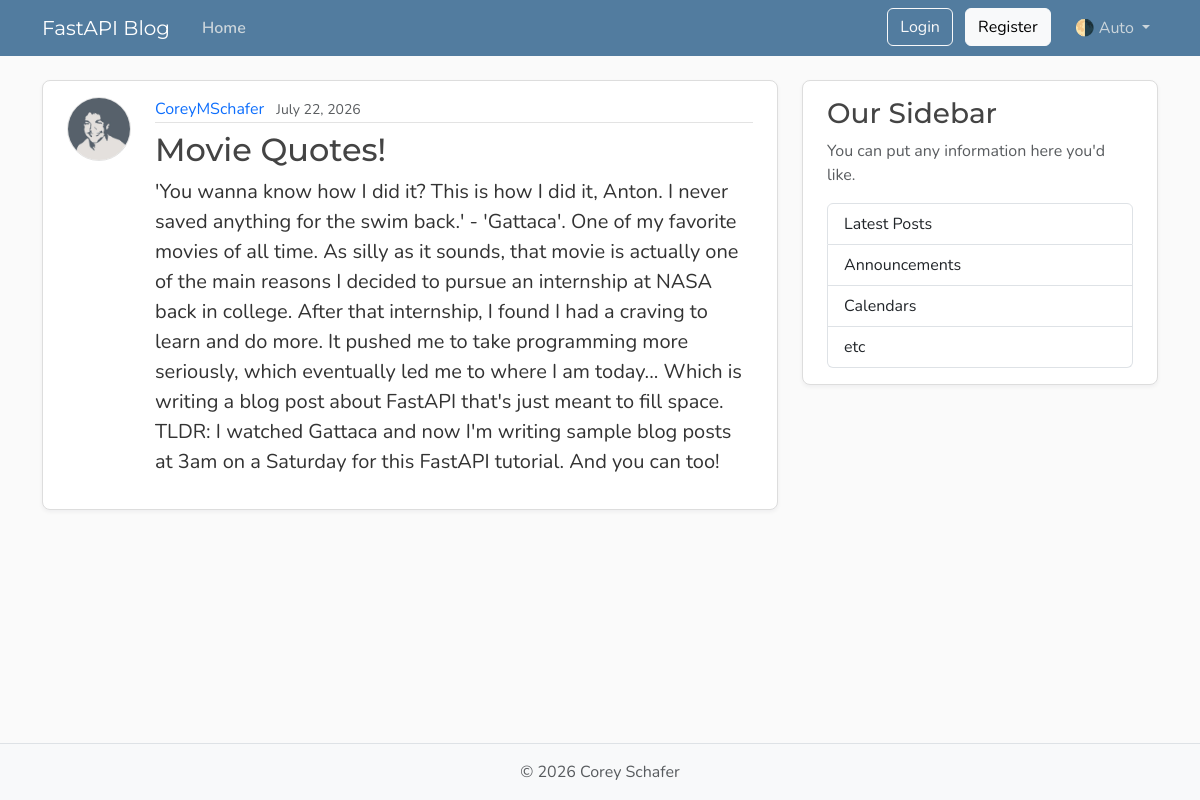
The page /posts/2 on the database its author committed.
### models.py (models this page shows, shortened)
class User(Base):
    __tablename__ = "users"
    id: Mapped[int] = mapped_column(Integer, primary_key=True, index=True)
    username: Mapped[str] = mapped_column(String(50), unique=True, nullable=False)
    email: Mapped[str] = mapped_column(String(120), unique=True, nullable=False)
    password_hash: Mapped[str] = mapped_column(String(200), nullable=False)
    image_file: Mapped[str | None] = mapped_column(
        String(200),
        nullable=True,
        default=None,
    )
    posts: Mapped[list[Post]] = relationship(
        back_populates="author",
        cascade="all, delete-orphan",
    )

class Post(Base):
    __tablename__ = "posts"
    id: Mapped[int] = mapped_column(Integer, primary_key=True, index=True)
    title: Mapped[str] = mapped_column(String(100), nullable=False)
    content: Mapped[str] = mapped_column(Text, nullable=False)
    user_id: Mapped[int] = mapped_column(
        ForeignKey("users.id"),
        nullable=False,
        index=True,
    )
    date_posted: Mapped[datetime] = mapped_column(
        DateTime(timezone=True),
        default=lambda: datetime.now(UTC),
    )
    author: Mapped[User] = relationship(back_populates="posts")

### main.py (the view)
@app.get("/posts/{post_id}", include_in_schema=False)
async def post_page(
    request: Request,
    post_id: int,
    db: Annotated[AsyncSession, Depends(get_db)],
):
    result = await db.execute(
        select(models.Post)
        .options(selectinload(models.Post.author))
        .where(models.Post.id == post_id),
    )
    post = result.scalars().first()
    if post:
        title = post.title[:50]
        return templates.TemplateResponse(
            request,
            "post.html",
            {"post": post, "title": title},
        )
    raise HTTPException(status_code=status.HTTP_404_NOT_FOUND, detail="Post not found")

### templates/post.html (shortened to what this page needs)
{% extends "layout.html" %}
{% block content %}
    <article class="content-section py-3 px-4 mb-4">
        <div class="d-flex align-items-start gap-4">
            <img class="rounded-circle article-img flex-shrink-0"
                 src="{{ post.author.image_path }}"
                 alt="{{ post.author.username }}'s profile picture"
                 width="64"
                 height="64"
                 loading="lazy">
            <div class="flex-grow-1">
                <div class="article-metadata mb-2">
                    <a class="me-2"
                       href="{{ url_for('user_posts', user_id=post.author.id) }}">{{ post.author.username }}</a>
                    <small class="text-body-secondary">{{ post.date_posted.strftime("%B %d, %Y") }}</small>
                </div>
                <h2 class="article-title">{{ post.title }}</h2>
                <p class="article-content">{{ post.content }}</p>
            </div>
        </div>
    </article>
{% endblock content %}

### templates/layout.html (shortened to what this page needs)
<!DOCTYPE html>
<html lang="en">
  <head>
    <link href="https://cdn.jsdelivr.net/npm/bootstrap@5.3.8/dist/css/bootstrap.min.css"
          rel="stylesheet"
>
    <link rel="stylesheet" type="text/css" href=" {{ url_for('static', path='css/main.css')}} ">
  </head>
  <body class="d-flex flex-column min-vh-100">
    <header class="site-header">
      <nav class="navbar navbar-expand-md bg-steel fixed-top"
           data-bs-theme="dark">
        <div class="container">
          <a class="navbar-brand me-4" href="{{ url_for('home') }}">FastAPI Blog</a>
          <div class="collapse navbar-collapse" id="navbarToggle">
            <div class="navbar-nav me-auto">
              <a class="nav-link active" aria-current="page" href="{{ url_for('home') }}">Home</a>
            </div>
            <div class="navbar-nav">
            <div id="loggedOutNav">
            <a class="btn btn-outline-light mb-2 mb-md-0 me-md-2"
                href="{{ url_for('login_page') }}">Login</a>
            <a class="btn btn-light mb-2 mb-md-0 me-md-3"
                href="{{ url_for('register_page') }}">Register</a>
            </div>
              <div class="nav-item dropdown">
                <a class="nav-link dropdown-toggle"
                   href="#"
                   role="button"
                   id="bd-theme"
                   data-bs-toggle="dropdown"
                   aria-expanded="false">
                  <span id="bd-theme-text">🌗 Auto</span>
                </a>
              </div>
            </div>
          </div>
        </div>
      </nav>
    </header>
    <main role="main" class="container">
      <div class="row">
        <div class="col-md-8">
          {% block content %}
          {% endblock content %}
        </div>
        <aside class="col-md-4">
          <div class="content-section py-3 px-4 mb-4">
            <h3>Our Sidebar</h3>
            <p class="text-body-secondary">You can put any information here you'd like.</p>
            <ul class="list-group">
              <li class="list-group-item">Latest Posts</li>
              <li class="list-group-item">Announcements</li>
              <li class="list-group-item">Calendars</li>
              <li class="list-group-item">etc</li>
            </ul>
          </div>
        </aside>
      </div>
    </main>
    <footer class="mt-auto py-3 bg-body-tertiary border-top">
      <div class="container text-center">
        <p class="text-body-secondary mb-0">
          © <span id="year"></span> Corey Schafer
        </p>
      </div>
    </footer>
  </body>
</html>

### static/css/main.css (style rules this page uses)
:root { --font-heading: "Montserrat", system-ui, -apple-system, BlinkMacSystemFont, sans-serif; --font-body: "Nunito", system-ui, -apple-system, BlinkMacSystemFont, sans-serif; --color-bg-body: #fafafa; --color-bg-content: #ffffff; --color-text-primary: #333333; --color-text-heading: #444444; --color-steel: #527c9f; --color-nav-link: #cbd5db; --color-nav-link-hover: #ffffff; --color-link-hover: #428bca; --color-border: #dddddd; --color-border-light: #e3e3e3; --spacing-xl: 5rem; --article-img-size: 4rem; --account-img-size: 7.813rem; }
body { font-family: var(--font-body); background: var(--color-bg-body); color: var(--color-text-primary); }
main { padding-top: var(--spacing-xl); }
h1, h2, h3, h4, h5, h6 { font-family: var(--font-heading); color: var(--color-text-heading); }
.navbar-brand { font-family: var(--font-heading); }
a { text-decoration: none; }
.bg-steel { background-color: var(--color-steel); }
.site-header .navbar-nav .nav-link { color: var(--color-nav-link); transition: color 0.2s ease-in-out; }
.site-header .navbar-nav .nav-link.active { font-weight: 600; }
.content-section { background: var(--color-bg-content); border: 1px solid var(--color-border); border-radius: 0.5rem; box-shadow: 0 2px 4px rgba(15, 23, 42, 0.05); transition: box-shadow 0.15s ease, transform 0.15s ease, border-color 0.15s ease; }
.article-title { color: var(--color-text-heading); transition: color 0.2s ease-in-out; }
.article-content { white-space: pre-line; font-size: 1.25rem; }
.article-img { height: var(--article-img-size); width: var(--article-img-size); flex-shrink: 0; object-fit: cover; border: 1px solid var(--color-border-light); box-shadow: 0 0 0 2px var(--color-bg-content); }
.article-metadata { padding-bottom: 0.063rem; border-bottom: 1px solid var(--color-border-light); }
.article-metadata a { transition: color 0.2s ease-in-out; }
[data-bs-theme="dark"] { --color-bg-body: #1a1a1a; --color-bg-content: #2d2d2d; --color-text-primary: #e0e0e0; --color-text-heading: #f0f0f0; --color-border: #404040; --color-border-light: #4a4a4a; }

### rows shown on the page
User: author.image_path (picture), author.username "CoreyMSchafer"
Post: date_posted "July 22, 2026", title "Movie Quotes!", content "'You wanna know how I did it? This is how I did it, Anton. I never saved anything for the swim back.' - 'Gattaca'. One of my favorite movies of all time. As silly as it sounds, that movie is actually one of the main reasons I decided to pursue an internship at NASA back in college. After that internship, I found I had a craving to learn and do more. It pushed me to take programming more seriously, which eventually led me to where I am today... Which is writing a blog post about FastAPI that's just meant to fill space. TLDR: I watched Gattaca and now I'm writing sample blog posts at 3am on a Saturday for this FastAPI tutorial. And you can too!"
